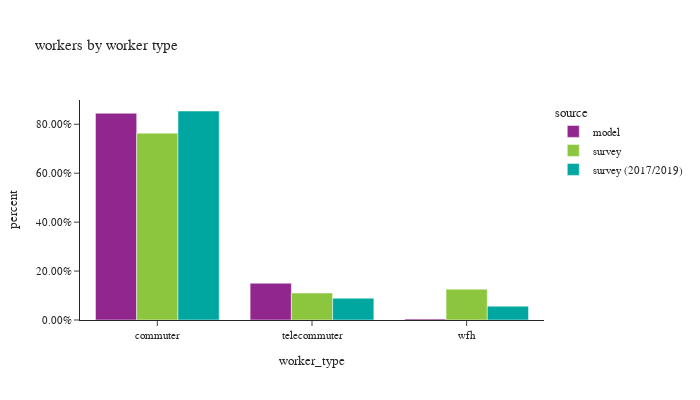

Notebook source saved alongside this figure:
### Markdown cell above
## worker counts

### Code cell
# worker counts by worker type
df_worker_count = workers.groupby(['source','worker_type'])['pdexpfac']. \
    sum().reset_index()
df_worker_count['percent'] = df_worker_count.groupby(['source'], group_keys=False)['pdexpfac']. \
    apply(lambda x: x / float(x.sum()))

fig = px.bar(df_worker_count.sort_values(by=['source']), x="worker_type", y="percent", custom_data=['pdexpfac'],
             color="source", barmode="group",
             title="workers by worker type")
fig.update_traces(hovertemplate="share of workers: %{y:.2%}<br>" +
                                "worker counts: %{customdata[0]:.0f}",)
fig.update_layout(height=400, width=700, font=dict(size=11),
                  yaxis_tickformat = '.2%')
fig.show()

### Figure 1 — Plotly figure (JSON) as saved in the notebook; plotly's stock layout.template omitted (floating-point values rounded to 4 significant figures)
{"data": [{"alignmentgroup": "True", "customdata": [[1928000.0], [342900.0], [10220.0]], "hovertemplate": "share of workers: %{y:.2%}<br>worker counts: %{customdata[0]:.0f}", "legendgroup": "model", "marker": {"color": "#91268F", "pattern": {"shape": ""}}, "name": "model", "offsetgroup": "model", "orientation": "v", "showlegend": true, "textposition": "auto", "type": "bar", "x": ["commuter", "telecommuter", "wfh"], "xaxis": "x", "y": [0.8452, 0.1503, 0.004479], "yaxis": "y"}, {"alignmentgroup": "True", "customdata": [[1320000.0], [190600.0], [217600.0]], "hovertemplate": "share of workers: %{y:.2%}<br>worker counts: %{customdata[0]:.0f}", "legendgroup": "survey", "marker": {"color": "#8CC63E", "pattern": {"shape": ""}}, "name": "survey", "offsetgroup": "survey", "orientation": "v", "showlegend": true, "textposition": "auto", "type": "bar", "x": ["commuter", "telecommuter", "wfh"], "xaxis": "x", "y": [0.7638, 0.1103, 0.1259], "yaxis": "y"}, {"alignmentgroup": "True", "customdata": [[1391000.0], [145100.0], [92140.0]], "hovertemplate": "share of workers: %{y:.2%}<br>worker counts: %{customdata[0]:.0f}", "legendgroup": "survey (2017/2019)", "marker": {"color": "#00A7A0", "pattern": {"shape": ""}}, "name": "survey (2017/2019)", "offsetgroup": "survey (2017/2019)", "orientation": "v", "showlegend": true, "textposition": "auto", "type": "bar", "x": ["commuter", "telecommuter", "wfh"], "xaxis": "x", "y": [0.8543, 0.08912, 0.05658], "yaxis": "y"}], "layout": {"barmode": "group", "font": {"size": 11}, "height": 400, "legend": {"title": {"text": "source"}, "tracegroupgap": 0}, "title": {"text": "workers by worker type"}, "width": 700, "xaxis": {"anchor": "y", "domain": [0.0, 1.0], "title": {"text": "worker_type"}}, "yaxis": {"anchor": "x", "domain": [0.0, 1.0], "tickformat": ".2%", "title": {"text": "percent"}}}}
